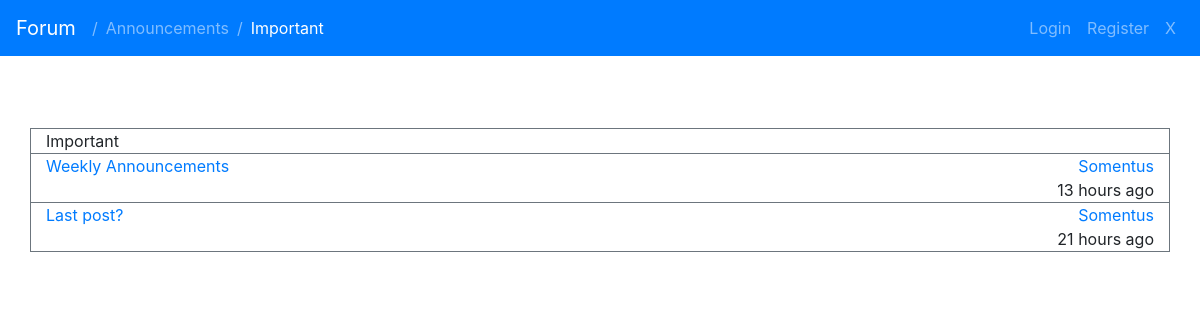
The app's page /forum.php?id=2 with its own data.
### tables this page shows
CREATE TABLE `categories` (
  `id` int(11) NOT NULL,
  `name` varchar(64) NOT NULL,
  `priority` int(11) NOT NULL,
  `created_at` timestamp NOT NULL DEFAULT CURRENT_TIMESTAMP,
  `updated_at` timestamp NOT NULL DEFAULT CURRENT_TIMESTAMP ON UPDATE CURRENT_TIMESTAMP
);

CREATE TABLE `forums` (
  `id` int(11) NOT NULL,
  `name` varchar(64) NOT NULL,
  `category_id` int(11) NOT NULL,
  `is_subforum` tinyint(1) NOT NULL DEFAULT '0',
  `priority` int(11) NOT NULL DEFAULT '0',
  `created_at` timestamp NOT NULL DEFAULT CURRENT_TIMESTAMP,
  `updated_at` timestamp NOT NULL DEFAULT CURRENT_TIMESTAMP ON UPDATE CURRENT_TIMESTAMP
);

CREATE TABLE `topics` (
  `id` int(11) NOT NULL,
  `title` varchar(64) NOT NULL,
  `forum_id` int(11) NOT NULL,
  `user_id` int(11) NOT NULL,
  `pinned` tinyint(1) NOT NULL DEFAULT '0',
  `created_at` timestamp NOT NULL DEFAULT CURRENT_TIMESTAMP,
  `updated_at` timestamp NOT NULL DEFAULT CURRENT_TIMESTAMP ON UPDATE CURRENT_TIMESTAMP
);

CREATE TABLE `users` (
  `id` int(11) NOT NULL,
  `username` varchar(64) NOT NULL,
  `email` varchar(254) NOT NULL,
  `password` varchar(256) NOT NULL,
  `is_admin` tinyint(1) NOT NULL DEFAULT '0',
  `created_at` date NOT NULL,
  `updated_at` date NOT NULL
);

CREATE TABLE `posts` (
  `id` int(11) NOT NULL,
  `body` varchar(512) NOT NULL,
  `user_id` int(11) NOT NULL,
  `topic_id` int(11) NOT NULL,
  `created_at` timestamp NOT NULL DEFAULT CURRENT_TIMESTAMP,
  `updated_at` timestamp NOT NULL DEFAULT CURRENT_TIMESTAMP ON UPDATE CURRENT_TIMESTAMP
);

### includes/DB.php (called while the page is built, shortened)
<?php
function query($pdo, $query, $params = array()) {
	$statement = $pdo->prepare($query);
	$statement->execute($params);
	$data = $statement->fetchAll();
	return $data;
}
?>

### includes/forum.php (the view, shortened to what this page needs)
<?php
function content($pdo) {
	$errors = [];
	$id = $_GET['id'];
	$forum = query($pdo, "SELECT * FROM forums WHERE id= :id", ['id' => $id]);
	if(count($forum) == 0) {
		$errors[] = "Forum not found!";
	} else if(count($forum) == 1) {
		$forum = $forum[0];
		echo '
		<div class="row">
			<div class="col-md-12">';
		echo '	<br />
				<br />';
		$topics = query($pdo, "SELECT * FROM topics WHERE forum_id= :forum_id", ['forum_id' => $id]);
		if(count($topics) == 0) {
			echo "No topics yet!";
		} else {
			echo "
				<div class='row border border-secondary'>
					<div class='col-md-12'>
						".$forum['name']
			;
			foreach($topics as $topic) {
				$lastPostId = query($pdo, "SELECT MAX(id) FROM posts WHERE topic_id = :topic_id", ['topic_id' => $topic['id']])[0]['MAX(id)'];
				$lastPost = query($pdo, "SELECT * FROM posts WHERE id = :id", ['id' => $lastPostId])[0];
				echo "
				<div class='row border border-secondary border-left-0 border-right-0 border-bottom-0' >
					<div class='col-md-6'>
						<a href='../topic.php?id=".$topic['id']."'>".$topic['title']."</a>
					</div>
					<div class='col-md-6'>
						<span class='float-right'>";
				if(!empty($lastPost)) {
						$lastPostUser = query($pdo, "SELECT * FROM users WHERE id = :id", ['id' => $lastPost['user_id']])[0];
					echo "	<div>
								<span class='float-right'>
									<a href='user.php?id=".$lastPostUser['id']."'>".$lastPostUser['username']."</a>
								</span>
							</div>
							<div>
								<span class='float-right'>
									".parseTimeSinceTimestamp($lastPost['created_at'])."
								</span>
							</div>";
				} else {
					echo "No posts yet.";
				}
				echo '
						</span>
					</div>
				</div>';
			}
			echo '</div></div>';
		}
		echo '
				</div>
			</div>
		';
	}
	return $errors;
}
?>

### includes/codes.php (shortened to what this page needs)
<?php
function location($pdo) {
    foreach ($_GET as $key => $value) {
        if($key == "id") {
            $id = $value;
        }
    }
    $location = basename($_SERVER['PHP_SELF']);
    $currentFile = explode('.', $location)[0];
    switch($currentFile) {
        case 'forum':
            $forum_id = $id;
            $forum = query($pdo, "SELECT * FROM forums WHERE id = :id", ['id' => $forum_id])[0];
            $forum_name = $forum['name'];
            $category_id = $forum['category_id'];
            $category = query($pdo, "SELECT * FROM categories WHERE id = :id", ['id' => $category_id])[0];
            $category_name = $category['name'];
            $objectNames = [$category_name, $forum_name];
            $urls = ['index.php', 'forum.php?id='.$forum_id];
            break;
    }
    $return = [$objectNames, $urls];
    return $return;
}
function navbar($pdo) {
    $location = location($pdo);
    $currentLocation = $location[0];
    $currentLocationFiles = $location[1];
    $locationSteps = count($currentLocation);
    echo '
    <nav class="navbar sticky-top navbar-expand-lg navbar-dark bg-primary">
        <a class="navbar-brand" href="index.php">Forum</a>
        <button class="navbar-toggler" type="button" data-toggle="collapse" data-target="#navbarSupportedContent" aria-controls="navbarSupportedContent" aria-expanded="false" aria-label="Toggle navigation">
        <span class="navbar-toggler-icon"></span>
        </button>
        <div class="collapse navbar-collapse" id="navbarSupportedContent">
            <ul class="navbar-nav mr-auto">
            ';
    if(isLoggedIn(true)) {
    	echo '
    		<span class="navbar-text">|</span>
    		<li class="nav-item';
			if($currentLocation[0] == "Categories") {
				echo ' active';
			}
    		echo '" >
    			<a class="nav-link" href="./categories.php">Categories</a>
			</li>
			<span class="navbar-text">|</span>
			<li class="nav-item';
			if($currentLocation[0] == "Forums") {
				echo ' active';
			}
			echo '" >
				<a class="nav-link" href="./forums.php">Forums</a>
			</li>
		';
    } else {
	    for($i = 0; $i < $locationSteps; $i++) {
	        echo '
	            <span class="navbar-text">/</span>
	            <li class="nav-item';
	        if($i == $locationSteps - 1) {
	            echo ' active';
	        }
	        echo '"><a class="nav-link" href="'.$currentLocationFiles[$i].'">'.$currentLocation[$i].'
	                </a>
	            </li>
	        ';
	    }
    }
    echo '</ul>';
    echo '<ul class="navbar-nav ml-auto">';
    if(isLoggedIn(true)) {
        echo '
            <li class="nav-item">
                <a class="nav-link" href="#">Profile</a>
            </li>
            <li class="nav-item">
                <a class="nav-link" href="logout.php">Log Out</a>
            </li>
        ';
    } else {
        echo '
            <li class="nav-item">
                <a id="navbarLogin" name="login" onclick="togglePortal(\'login\');" class="nav-link" >Login</a>
            </li>
            <li class="nav-item">
                <a id="navbarRegister" name="register" onclick="togglePortal(\'register\');" class="nav-link" >Register</a>
            </li>
            <li class="nav-item">
                <a id="navbarClose" name="closePortal" onclick="togglePortal(\'close\');" class="nav-link" >X</a>
            </li>';
    }
    echo '
            </ul>
        </div>
    </nav>
    ';
}
function parseTimeSinceTimestamp($timestamp) {
	$timePast = strtotime($timestamp);
	$date = new DateTime();
	$date->setTimestamp($timePast);
	$interval = $date->diff(new DateTime('now'));
	$years = $interval->format('%y');
	$months = $interval->format('%m');
	$days = $interval->format('%d');
	$hours = $interval->format('%h');
	$minutes = $interval->format('%i');
	if($years > 0) {
		if($years == 1) {
			return $years." year ago";
		} else {
			return $years." years ago";
		}
	} else if($months > 0) {
		if($months == 1) {
			return $months." month ago";
		} else {
			return $months." months ago";
		}
	} else if($days > 0) {
		if($days == 1) {
			return $days." day ago";
		} else {
			return $days." days ago";
		}
	} else if($hours > 0){
		if($hours == 1) {
			return $hours." hour ago";
		} else {
			return $hours." hours ago";
		}
	} else if($minutes >= 5) {
		return $minutes." minutes ago";
	} else {
		return "just now";
	}
}
function isLoggedIn($admin = false) {
	if(isset($_SESSION['loggedin']) && $_SESSION['loggedin'] == true && isset($_SESSION['id'])) {
		if($admin == true) {
			if(isset($_SESSION['is_admin']) && $_SESSION['is_admin'] == true) {
				return 1;
			} else {
				return 0;
			}
		} else {
			return 1;
		}
	} else {
		return 0;
	}
}

### records on screen
categories: name "Announcements", name.name "Important"
forums: name "Important"
topics: title "Weekly Announcements", users.username "Somentus", posts.created_at "13 hours ago"
topics: title "Last post?", user.username "Somentus", posts.created_at "21 hours ago"
